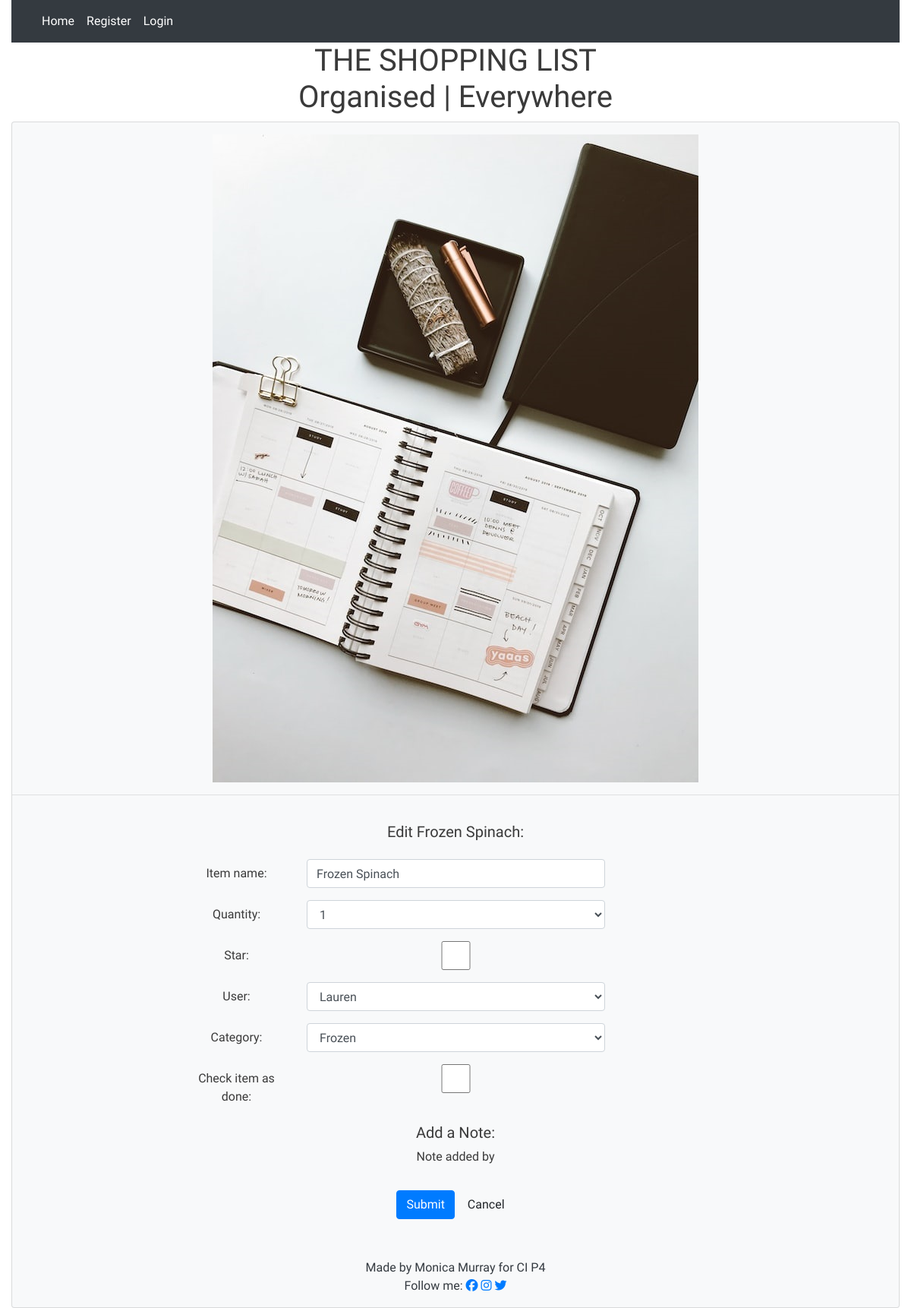
/edit/40/, run on an earlier commit of the app's database.
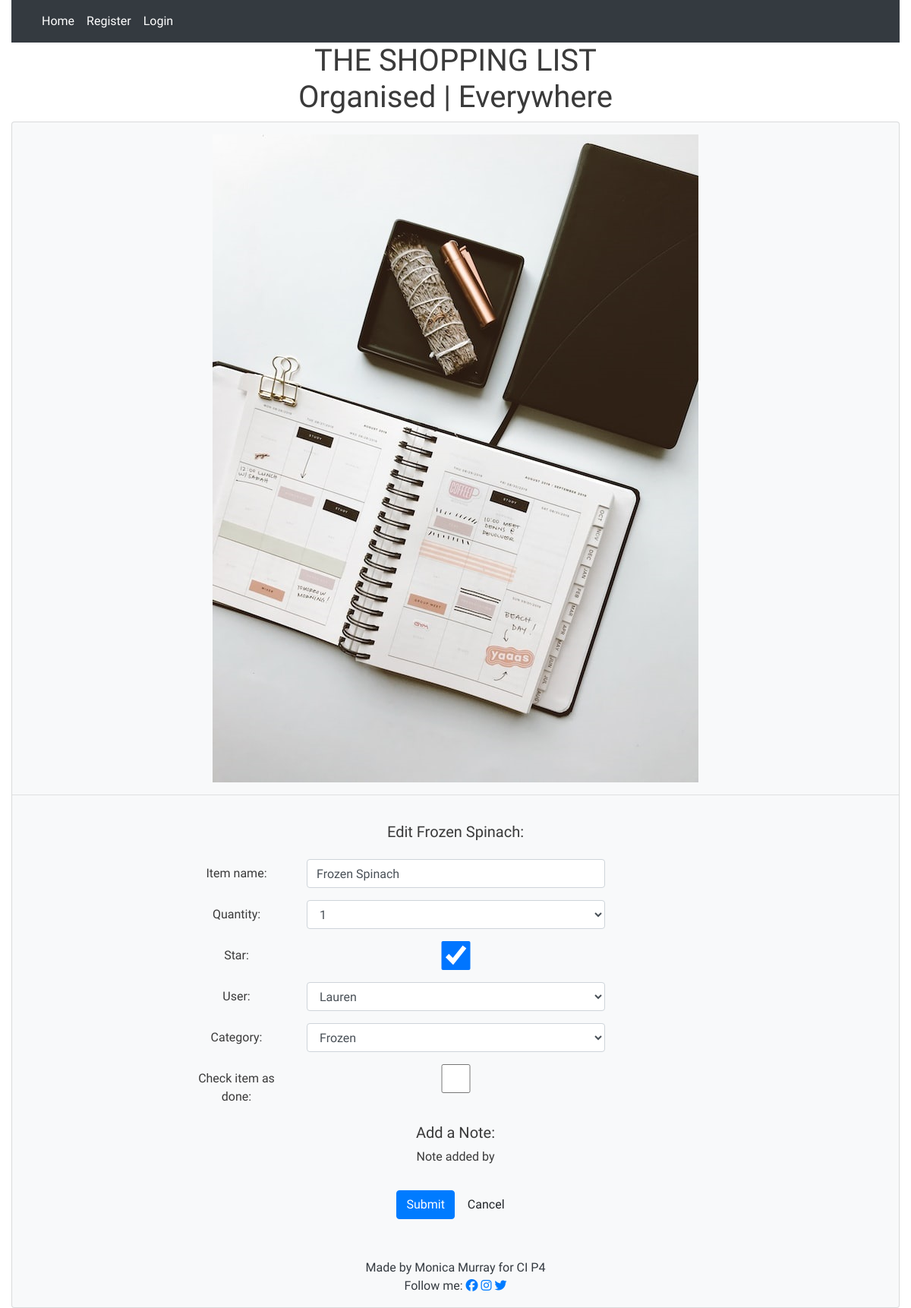
And on a later commit of the database.
### list/models.py (models this page shows)
class Entry(models.Model):
    item_name = models.CharField(
        max_length=60, null=False, blank=False, unique=True)
    quantity = models.IntegerField(choices=QUANTITY_CHOICES)
    star = models.BooleanField(default=False)
    user = models.ForeignKey(User, on_delete=models.CASCADE)
    category = models.CharField(max_length=20, choices=CATEGORY_CHOICES)
    added_on = models.DateTimeField(auto_now_add=True)
    check_item_as_done = models.BooleanField(default=False)
    class Meta:
        ordering = ['-added_on', '-star',]
    def __str__(self):
        return self.item_name

### list/views.py (the view)
# urls.py: path('edit/<int:pk>/', views.EditView.as_view(), name='edit'),
class EditView(UpdateView):
    model = Entry
    template_name = 'edit_entry.html'
    fields = '__all__'
    pk_url_kwarg = 'pk'
    success_url = reverse_lazy('home')

### templates/edit_entry.html (shortened to what this page needs)
{% extends 'base.html' %}
{% load widget_tweaks %}
{% block content %}
<div class="row justify-content-center">
    <h5 class="text-capitalize">Edit {{entry}}:</h5>
</div>
<div class="container pt-3">
    <form method="post">
        {% for field in form.visible_fields %}
            <div class="form-group row offset-md-2">
            <label for="{{field.id_for_label}}" class="col-sm-2 col-form-label">{{ field.label }}:</label>
            <div class="col-sm-8">
            {{ field|add_class:'form-control col-sm-8 text-capitalize'}}
            </div>
            </div>
        {% endfor %}
            <h5>Add a Note:</h5>
            <p>Note added by {{user.username}}</p>
        <div class="form-group pt-3">
        <button type="submit" class="btn btn-primary">Submit</button>
        <a href="{% url 'home' %}" class="btn btn-default">Cancel</a>
        </div>
    </form>
</div>
{% endblock %}

What changed in the data, as far as the page shows it:
changed Entry "Frozen Spinach": star "☐" → "☑"
